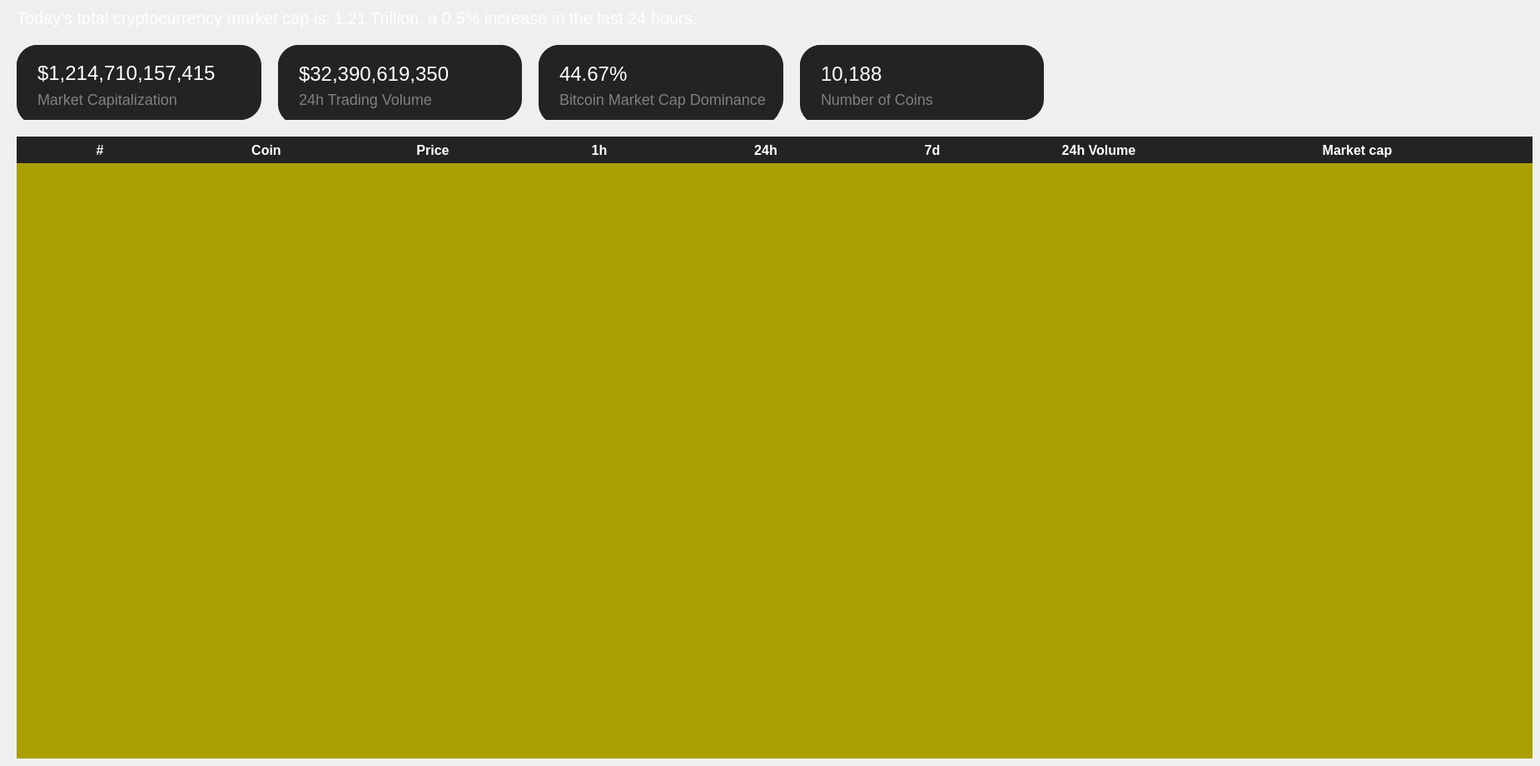
      <widget class="QWidget" name="master_widget">
       <widget class="QWidget" name="layoutWidget">
        <property name="geometry">
         <rect>
          <x>20</x>
          <y>10</y>
          <width>1821</width>
          <height>901</height>
         </rect>
        </property>
        <layout class="QVBoxLayout" name="master_layout" stretch="0,1,1">
         <property name="spacing">
          <number>20</number>
         </property>
         <item>
          <layout class="QHBoxLayout" name="market_cap_label_layout">
           <property name="spacing">
            <number>4</number>
           </property>
           <item>
            <widget class="QLabel" name="market_cap_prefix_label">
             <property name="styleSheet">
              <string notr="true">background-color: rgba(255, 255, 255, 0);
color: white;
font-family: Arial, Helvetica, sans-serif;
font-size:20px;</string>
             </property>
             <property name="text">
              <string>Today's total cryptocurrency market cap is:</string>
             </property>
            </widget>
           </item>
           <item>
            <widget class="QLabel" name="market_cap_suffix_label">
             <property name="styleSheet">
              <string notr="true">background-color: rgba(255, 255, 255, 0);
color: white;
font-family: Arial, Helvetica, sans-serif;
font-size:20px;</string>
             </property>
             <property name="text">
              <string>1.21 Trillion, a 0.5% increase in the last 24 hours.</string>
             </property>
            </widget>
           </item>
           <item>
            <spacer name="horizontalSpacer_2">
             <property name="orientation">
              <enum>Qt::Horizontal</enum>
             </property>
             <property name="sizeHint" stdset="0">
              <size>
               <width>40</width>
               <height>20</height>
              </size>
             </property>
            </spacer>
           </item>
          </layout>
         </item>
         <item>
          <layout class="QHBoxLayout" name="global_widgets_layout" stretch="1,1,1,1,2">
           <property name="spacing">
            <number>20</number>
           </property>
           <item>
            <widget class="QWidget" name="market_cap_widget" native="true">
             <property name="maximumSize">
              <size>
               <width>16777215</width>
               <height>90</height>
              </size>
             </property>
             <property name="styleSheet">
              <string notr="true">background: #232323;
border-radius: 25%;
</string>
             </property>
             <widget class="QWidget" name="horizontalLayoutWidget_2">
              <property name="geometry">
               <rect>
                <x>0</x>
                <y>0</y>
                <width>281</width>
                <height>96</height>
               </rect>
              </property>
              <layout class="QHBoxLayout" name="market_cap_widget_hlayout" stretch="0">
               <property name="leftMargin">
                <number>25</number>
               </property>
               <property name="topMargin">
                <number>20</number>
               </property>
               <property name="rightMargin">
                <number>25</number>
               </property>
               <property name="bottomMargin">
                <number>20</number>
               </property>
               <item>
                <layout class="QVBoxLayout" name="market_cap_widget_vlayout" stretch="0,1">
                 <item>
                  <widget class="QLabel" name="market_cap_widget_value">
                   <property name="styleSheet">
                    <string notr="true">background-color: rgba(255, 255, 255, 0);
color: white;
font-family: Arial, Helvetica, sans-serif;
font-size: 24px;</string>
                   </property>
                   <property name="text">
                    <string>$1,214,710,157,415</string>
                   </property>
                  </widget>
                 </item>
                 <item>
                  <widget class="QLabel" name="market_cap_widget_label">
                   <property name="styleSheet">
                    <string notr="true">background-color: rgba(255, 255, 255, 0);
color: #808080;
font-family: Arial, Helvetica, sans-serif;
font-size: 18px;</string>
                   </property>
                   <property name="text">
                    <string>Market Capitalization</string>
                   </property>
                  </widget>
                 </item>
                </layout>
               </item>
              </layout>
             </widget>
            </widget>
           </item>
           <item>
            <widget class="QWidget" name="trading_volume_widget" native="true">
             <property name="maximumSize">
              <size>
               <width>16777215</width>
               <height>90</height>
              </size>
             </property>
             <property name="styleSheet">
              <string notr="true">background: #232323;
border-radius: 25%;
</string>
             </property>
             <widget class="QWidget" name="horizontalLayoutWidget_3">
              <property name="geometry">
               <rect>
                <x>0</x>
                <y>0</y>
                <width>281</width>
                <height>96</height>
               </rect>
              </property>
              <layout class="QHBoxLayout" name="trading_volume_widget_hlayout" stretch="0">
               <property name="leftMargin">
                <number>25</number>
               </property>
               <property name="topMargin">
                <number>20</number>
               </property>
               <property name="rightMargin">
                <number>25</number>
               </property>
               <property name="bottomMargin">
                <number>20</number>
               </property>
               <item>
                <layout class="QVBoxLayout" name="trading_volume_widget_vlayout" stretch="2,0">
                 <item>
                  <widget class="QLabel" name="trading_volume_widget_value">
                   <property name="styleSheet">
                    <string notr="true">background-color: rgba(255, 255, 255, 0);
color: white;
font-family: Arial, Helvetica, sans-serif;
font-size: 24px;</string>
                   </property>
                   <property name="text">
                    <string>$32,390,619,350</string>
                   </property>
                  </widget>
                 </item>
                 <item>
                  <widget class="QLabel" name="trading_volume_widget_label">
                   <property name="styleSheet">
                    <string notr="true">background-color: rgba(255, 255, 255, 0);
color: #808080;
font-family: Arial, Helvetica, sans-serif;
font-size: 18px;</string>
                   </property>
                   <property name="text">
                    <string>24h Trading Volume</string>
                   </property>
                  </widget>
                 </item>
                </layout>
               </item>
              </layout>
             </widget>
            </widget>
           </item>
           <item>
            <widget class="QWidget" name="btc_dominance_widget" native="true">
             <property name="maximumSize">
              <size>
               <width>16777215</width>
               <height>90</height>
              </size>
             </property>
             <property name="styleSheet">
              <string notr="true">background: #232323;
border-radius: 25%;
</string>
             </property>
             <widget class="QWidget" name="horizontalLayoutWidget_4">
              <property name="geometry">
               <rect>
                <x>0</x>
                <y>0</y>
                <width>291</width>
                <height>96</height>
               </rect>
              </property>
              <layout class="QHBoxLayout" name="btc_dominance_widget_hlayout" stretch="0">
               <property name="leftMargin">
                <number>25</number>
               </property>
               <property name="topMargin">
                <number>20</number>
               </property>
               <property name="rightMargin">
                <number>15</number>
               </property>
               <property name="bottomMargin">
                <number>20</number>
               </property>
               <item>
                <layout class="QVBoxLayout" name="btc_dominance_widget_vlayout" stretch="2,1">
                 <property name="leftMargin">
                  <number>0</number>
                 </property>
                 <property name="topMargin">
                  <number>0</number>
                 </property>
                 <property name="rightMargin">
                  <number>0</number>
                 </property>
                 <property name="bottomMargin">
                  <number>0</number>
                 </property>
                 <item>
                  <widget class="QLabel" name="btc_dominance_widget_value">
                   <property name="styleSheet">
                    <string notr="true">background-color: rgba(255, 255, 255, 0);
color: white;
font-family: Arial, Helvetica, sans-serif;
font-size: 24px;</string>
                   </property>
                   <property name="text">
                    <string>44.67%</string>
                   </property>
                  </widget>
                 </item>
                 <item>
                  <widget class="QLabel" name="btc_dominance_widget_label">
                   <property name="styleSheet">
                    <string notr="true">background-color: rgba(255, 255, 255, 0);
color: #808080;
font-family: Arial, Helvetica, sans-serif;
font-size: 18px;</string>
                   </property>
                   <property name="text">
                    <string>Bitcoin Market Cap Dominance</string>
                   </property>
                  </widget>
                 </item>
                </layout>
               </item>
              </layout>
             </widget>
            </widget>
           </item>
           <item>
            <widget class="QWidget" name="number_of_coins_widget" native="true">
             <property name="maximumSize">
              <size>
               <width>16777215</width>
               <height>90</height>
              </size>
             </property>
             <property name="styleSheet">
              <string notr="true">background: #232323;
border-radius: 25%;
</string>
             </property>
             <widget class="QWidget" name="horizontalLayoutWidget_5">
              <property name="geometry">
               <rect>
                <x>0</x>
                <y>0</y>
                <width>281</width>
                <height>96</height>
               </rect>
              </property>
              <layout class="QHBoxLayout" name="number_of_coins_widget_hlayout" stretch="0">
               <property name="leftMargin">
                <number>25</number>
               </property>
               <property name="topMargin">
                <number>20</number>
               </property>
               <property name="rightMargin">
                <number>25</number>
               </property>
               <property name="bottomMargin">
                <number>20</number>
               </property>
               <item>
                <layout class="QVBoxLayout" name="number_of_coins_widget_vlayout" stretch="2,1">
                 <item>
                  <widget class="QLabel" name="number_of_coins_widget_value">
                   <property name="styleSheet">
                    <string notr="true">background-color: rgba(255, 255, 255, 0);
color: white;
font-family: Arial, Helvetica, sans-serif;
font-size: 24px;</string>
                   </property>
                   <property name="text">
                    <string>10,188</string>
                   </property>
                  </widget>
                 </item>
                 <item>
                  <widget class="QLabel" name="number_of_coins_widget_label">
                   <property name="styleSheet">
                    <string notr="true">background-color: rgba(255, 255, 255, 0);
color: #808080;
font-family: Arial, Helvetica, sans-serif;
font-size: 18px;</string>
                   </property>
                   <property name="text">
                    <string>Number of Coins</string>
                   </property>
                  </widget>
                 </item>
                </layout>
               </item>
              </layout>
             </widget>
            </widget>
           </item>
           <item>
            <spacer name="horizontalSpacer_6">
             <property name="orientation">
              <enum>Qt::Horizontal</enum>
             </property>
             <property name="sizeHint" stdset="0">
              <size>
               <width>40</width>
               <height>20</height>
              </size>
             </property>
            </spacer>
           </item>
          </layout>
         </item>
         <item>
          <widget class="QTableWidget" name="master_table_widget">
           <property name="autoFillBackground">
            <bool>false</bool>
           </property>
           <property name="styleSheet">
            <string notr="true">QHeaderView::section {
    background-color:  #232323;
    border: none;
    height: 32px;
	color:white;
	font-family: Arial, Helvetica, sans-serif;
	font-size: 16px;
	font-weight: 500;
}
QFrame {
    background: #AA9f03;
	border: none;
}	
</string>
           </property>
           <attribute name="horizontalHeaderDefaultSectionSize">
            <number>200</number>
           </attribute>
           <attribute name="horizontalHeaderHighlightSections">
            <bool>true</bool>
           </attribute>
           <attribute name="horizontalHeaderMinimumSectionSize">
            <number>200</number>
           </attribute>
           <attribute name="horizontalHeaderStretchLastSection">
            <bool>true</bool>
           </attribute>
           <attribute name="verticalHeaderVisible">
            <bool>false</bool>
           </attribute>
           <attribute name="verticalHeaderMinimumSectionSize">
            <number>30</number>
           </attribute>
           <attribute name="verticalHeaderShowSortIndicator" stdset="0">
            <bool>false</bool>
           </attribute>
           <attribute name="verticalHeaderStretchLastSection">
            <bool>false</bool>
           </attribute>
           <column>
            <property name="text">
             <string>#</string>
            </property>
           </column>
           <column>
            <property name="text">
             <string>Coin</string>
            </property>
           </column>
           <column>
            <property name="text">
             <string>Price</string>
            </property>
           </column>
           <column>
            <property name="text">
             <string>1h</string>
            </property>
           </column>
           <column>
            <property name="text">
             <string>24h</string>
            </property>
           </column>
           <column>
            <property name="text">
             <string>7d</string>
            </property>
           </column>
           <column>
            <property name="text">
             <string>24h Volume</string>
            </property>
           </column>
           <column>
            <property name="text">
             <string>Market cap</string>
            </property>
           </column>
          </widget>
         </item>
        </layout>
       </widget>
      </widget>
